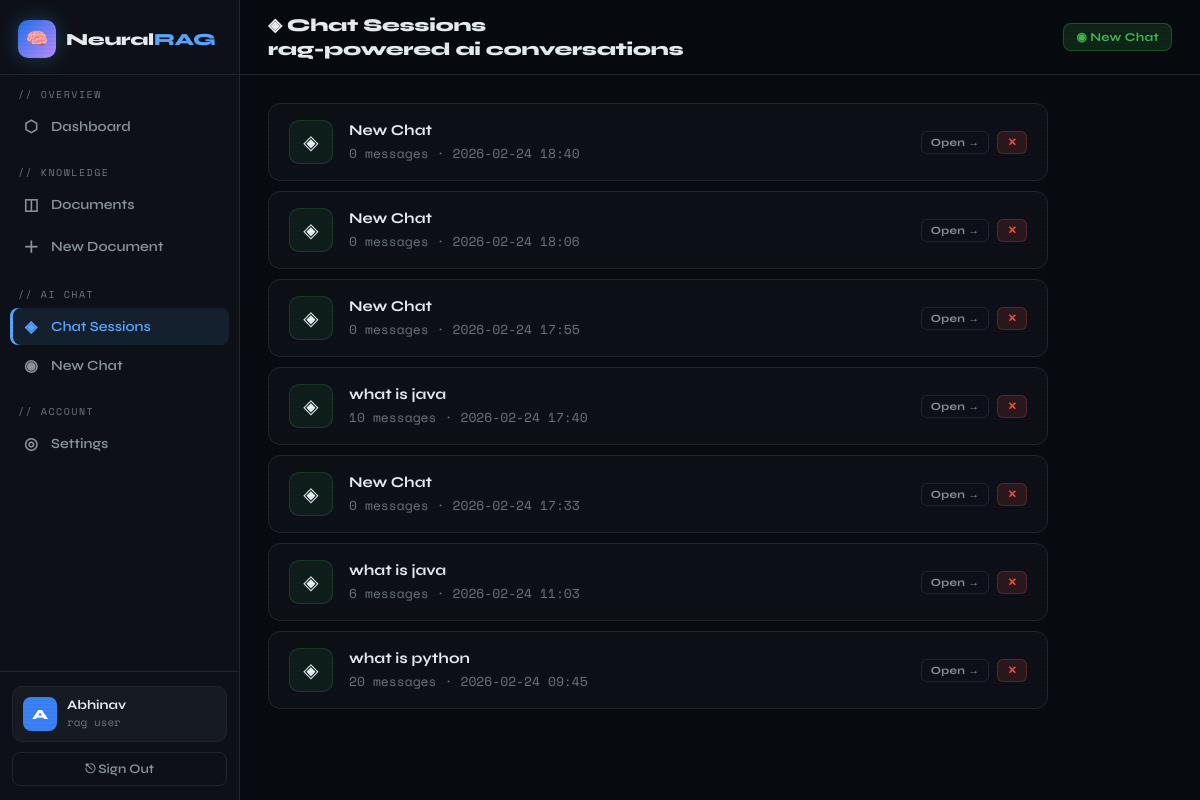
The page /chat (signed in) on the database its author committed.
### tables this page shows
CREATE TABLE chat_sessions (
            id INTEGER PRIMARY KEY AUTOINCREMENT,
            user_id INTEGER NOT NULL,
            title TEXT DEFAULT 'New Chat',
            created_at TEXT DEFAULT (datetime('now')),
            FOREIGN KEY (user_id) REFERENCES users(id) ON DELETE CASCADE
        );

### app.py (the view)
@app.route('/chat')
@login_required
def chat_list():
    db = get_db()
    sessions = db.execute(
        'SELECT s.*, COUNT(m.id) as msg_count FROM chat_sessions s '
        'LEFT JOIN chat_messages m ON s.id=m.session_id '
        'WHERE s.user_id=? GROUP BY s.id ORDER BY s.created_at DESC',
        (session['user_id'],)
    ).fetchall()
    return render_template('chat_list.html', sessions=sessions)

### app.py (called while the page is built)
def get_db():
    if 'db' not in g:
        g.db = sqlite3.connect(app.config['DB_PATH'])
        g.db.row_factory = sqlite3.Row
        g.db.execute("PRAGMA foreign_keys = ON")
    return g.db

def login_required(f):
    @wraps(f)
    def decorated(*args, **kwargs):
        if 'user_id' not in session:
            flash('Please sign in to continue.', 'warning')
            return redirect(url_for('login'))
        return f(*args, **kwargs)
    return decorated

def get_current_user():
    if 'user_id' not in session:
        return None
    db = get_db()
    return db.execute('SELECT * FROM users WHERE id = ?', (session['user_id'],)).fetchone()

@app.context_processor
def inject_helpers():
    return dict(get_current_user=get_current_user)

### templates/chat_list.html (shortened to what this page needs)
{% extends "base.html" %}
{% block page_title %}◈ Chat Sessions{% endblock %}
{% block page_sub %}rag-powered ai conversations{% endblock %}
{% block topbar_right %}
  <a href="{{ url_for('chat_new') }}" class="btn btn-green btn-sm">◉ New Chat</a>
{% endblock %}
{% block content %}
{% if sessions %}
<div style="display:flex;flex-direction:column;gap:10px;max-width:780px">
  {% for s in sessions %}
  <div style="background:var(--surface);border:1px solid var(--border);border-radius:12px;padding:16px 20px;display:flex;align-items:center;gap:16px;transition:.15s"
       onmouseover="this.style.borderColor='var(--border2)'" onmouseout="this.style.borderColor='var(--border)'">
    <div style="width:44px;height:44px;border-radius:10px;background:rgba(63,185,80,.08);border:1px solid rgba(63,185,80,.2);display:flex;align-items:center;justify-content:center;font-size:20px;flex-shrink:0">◈</div>
    <div style="flex:1;min-width:0">
      <a href="{{ url_for('chat_session', session_id=s.id) }}"
         style="font-size:15px;font-weight:700;color:var(--text);text-decoration:none;display:block;white-space:nowrap;overflow:hidden;text-overflow:ellipsis"
         onmouseover="this.style.color='var(--accent)'" onmouseout="this.style.color='var(--text)'">
        {{ s.title }}
      </a>
      <div class="text-muted" style="margin-top:4px">{{ s.msg_count }} message{% if s.msg_count != 1 %}s{% endif %} · {{ s.created_at[:16].replace('T',' ') }}</div>
    </div>
    <div style="display:flex;gap:8px;flex-shrink:0">
      <a href="{{ url_for('chat_session', session_id=s.id) }}" class="btn btn-ghost btn-xs">Open →</a>
      <form method="POST" action="{{ url_for('chat_delete', session_id=s.id) }}"
            onsubmit="return confirm('Delete this chat session?')">
        <button type="submit" class="btn btn-danger btn-xs">✕</button>
      </form>
    </div>
  </div>
  {% endfor %}
</div>
{% endif %}
{% endblock %}

### templates/base.html (style rules this page uses)
:root { --bg: #080c10; --surface: #0d1117; --surface2: #161b22; --border: #21262d; --border2: #30363d; --primary: #58a6ff; --primary-d: #1f6feb; --accent: #3fb950; --accent2: #bc8cff; --warn: #d29922; --danger: #f85149; --text: #e6edf3; --text2: #8b949e; --text3: #6e7681; --glow: rgba(88,166,255,0.15); --glow-g: rgba(63,185,80,0.1); }
*, *::before, *::after { box-sizing: border-box; margin: 0; padding: 0; }
html { scroll-behavior: smooth; }
body { font-family: 'Syne', sans-serif; background: var(--bg); color: var(--text); min-height: 100vh; display: flex; overflow-x: hidden; }
body::before { content: ''; position: fixed; inset: 0; background: repeating-linear-gradient(0deg, transparent, transparent 2px, rgba(0,0,0,.03) 2px, rgba(0,0,0,.03) 4px); pointer-events: none; z-index: 9999; }
.btn { display: inline-flex; align-items: center; gap: 7px; padding: 9px 18px; border-radius: 8px; border: none; font-size: 13px; font-weight: 700; cursor: pointer; text-decoration: none; transition: all .15s; font-family: 'Syne', sans-serif; letter-spacing: .3px; }
.btn-green { background: rgba(63,185,80,.15); color: var(--accent); border: 1px solid rgba(63,185,80,.3); }
.btn-danger { background: rgba(248,81,73,.12); color: var(--danger); border: 1px solid rgba(248,81,73,.25); }
.btn-ghost { background: transparent; color: var(--text2); border: 1px solid var(--border); }
.btn-sm { padding: 6px 12px; font-size: 12px; }
.btn-xs { padding: 4px 9px; font-size: 11px; border-radius: 6px; }
.text-muted { color: var(--text3); font-size: 13px; font-family: 'Space Mono', monospace; }
a { color: var(--primary); text-decoration: none; }

### rows shown on the page
chat_sessions: title "New Chat", msg_count "0", created_at "2026-02-24 18:40"
chat_sessions: title "New Chat", msg_count "0", created_at "2026-02-24 18:06"
chat_sessions: title "New Chat", msg_count "0", created_at "2026-02-24 17:55"
chat_sessions: title "what is java", msg_count "10", created_at "2026-02-24 17:40"
chat_sessions: title "New Chat", msg_count "0", created_at "2026-02-24 17:33"
chat_sessions: title "what is java", msg_count "6", created_at "2026-02-24 11:03"
chat_sessions: title "what is python", msg_count "20", created_at "2026-02-24 09:45"

### other values the page prints
{{ session.username[0].upper() }} "A"
{{ session.username }} "Abhinav"
